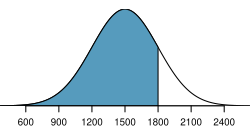

Here is the R script that generated this plot:
library(openintro)
data(COL)

#===> plot <===#
myPDF("satBelow1800.pdf", 2.5, 1.3,
      mar = c(1.2, 0, 0.5, 0),
      mgp = c(3, 0.17, 0))
normTail(1500, 300,
         L = 1800,
         col = COL[1],
         cex.axis = 0.6,yaxs="i")
dev.off()
